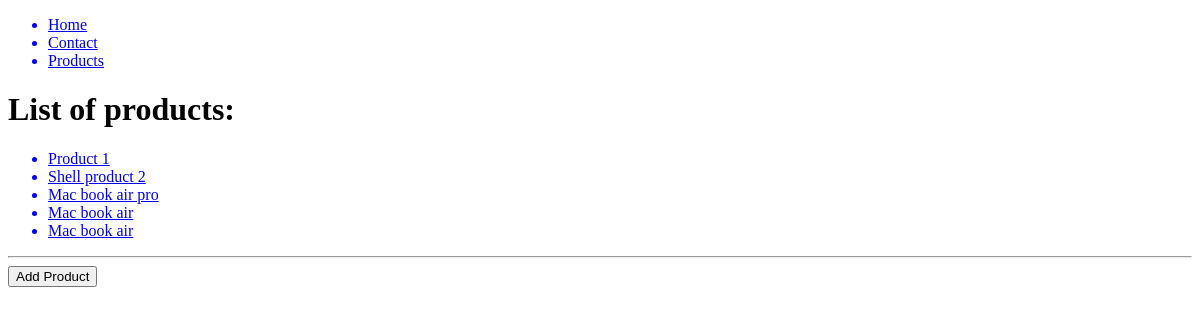
/products/, run on an earlier commit of the app's database.
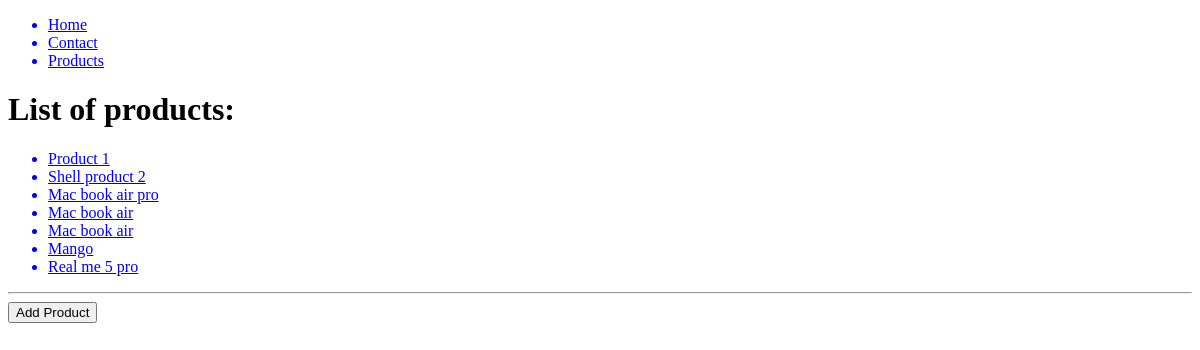
And on a later commit of the database.
### products/models.py (models this page shows)
class Product(models.Model):
    name = models.CharField(max_length=255)
    description = models.TextField()
    price = models.CharField(max_length=255)
    active = models.BooleanField(default=True)
    featured = models.BooleanField(default=False)
    def __str__(self) -> str:
        return self.name

### products/views.py (the view)
# urls.py: path('products/', product_index, name="product_index"),
def product_index(request, *args, **kwargs):
    p_list = Product.objects.filter(active=True)
    return render(request, "products/index.html", {"product_list": p_list})

### products/templates/products/index.html (shortened to what this page needs)
{% extends 'base.html' %}
{% block content %}
    <h1>List of products:</h1>
    <ul>
    {% for product in product_list %}
        <a href="/products/{{product.id}}" ><li>{{product}}</li></a>
    {% endfor %}
    </ul>
    <hr>
    <a href="/products/add"><button >Add Product</button></a>
{% endblock content %}

### pages/templates/base.html (shortened to what this page needs)
<!DOCTYPE html>
<html>
<head>
</head>
<body>
    {% include 'components/navbar.html' %}
    {% block content %}The content of the document......{% endblock content %}
</body>
</html>

### pages/templates/components/navbar.html
<nav>
    <ul>
        <a href="/"><li>Home</li></a>
        <a href="/contact-us"><li>Contact</li></a>
        <a href="/products"><li>Products</li></a>
    </ul>
</nav>

What changed in the data, as far as the page shows it:
added Product: name "Mango"
added Product: name "Real me 5 pro"
